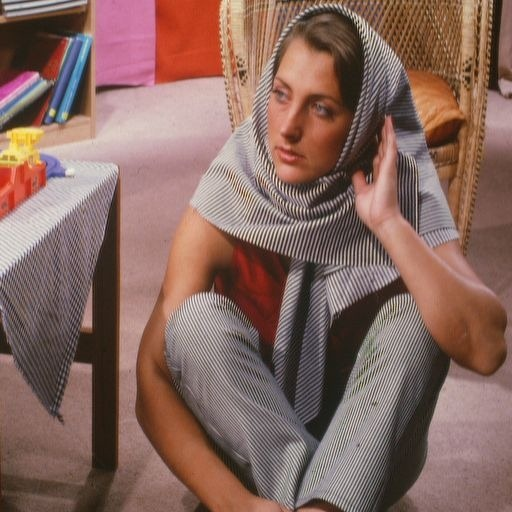
//> input picture BPFA/barbara.jpg, 512 x 512 px
$ ./BPFAmain   (built with g++ and OpenCV 4)
//> lines starting //> are read from the running program, lines starting //| are printed output that depends on the picture
//> in runKSVDForColorImage, image is the input picture: 512 rows x 512 cols, CV_8UC3; mean B, G, R 95.3, 103.8, 134.8
// BPFA.cpp : コンソール アプリケーションのエントリ ポイントを定義します。
//

#include "stdafx.h"
#include "BPFADictionaryLearner.h"

using namespace std;
using namespace boost;
using namespace cv;

// For detection of floating-point exception (e.g. overflow or underflow)
// http://stackoverflow.com/questions/4454582/visual-studio-c-2008-2010-break-on-float-nan
unsigned int fp_control_state = _controlfp(_EM_INEXACT, _MCW_EM);

// [51 lines left out: functions imageToPatches, imageToDensePatches, not called in this run]


cv::Mat colorImageToPatches(const cv::Mat &image, const int &patch_size)
{
//> called with patch_size = 8
	int w = image.cols;
//> w = 512
	int h = image.rows;
//> h = 512
	int l = patch_size;
	int wp = w / l;	// number of patches in a horizontal direction
//> wp = 64
	int hp = h / l;	// number of patches in a vertical direction
//> hp = 64
	int num_patches = wp * hp;
//> num_patches = 4096
	vector<cv::Mat> channels(3);
	cv::split(image, channels);
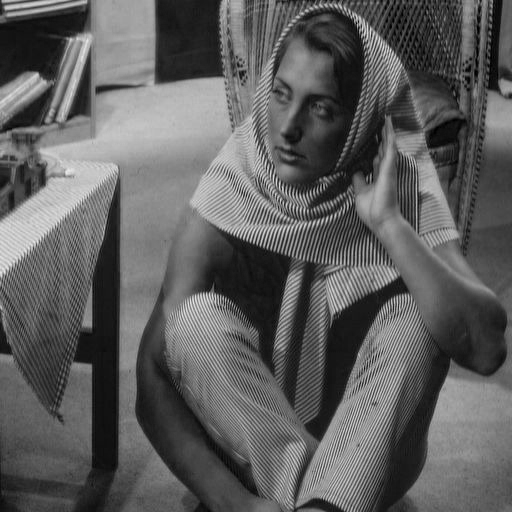
//> channels[0]: 512 rows x 512 cols, CV_64FC1; min 0, max 0.914, mean 0.372
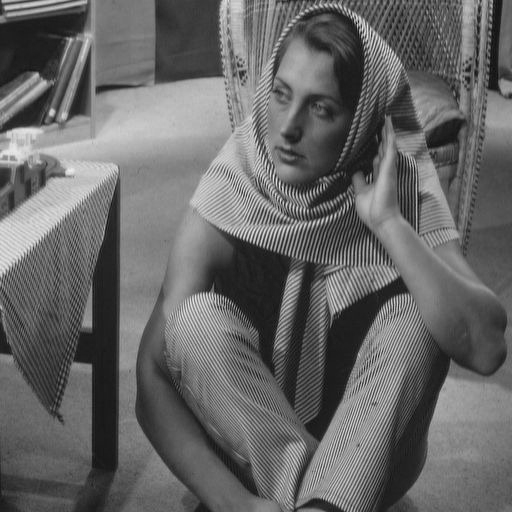
//> channels[1]: 512 rows x 512 cols, CV_64FC1; min 0.0273, max 0.93, mean 0.405
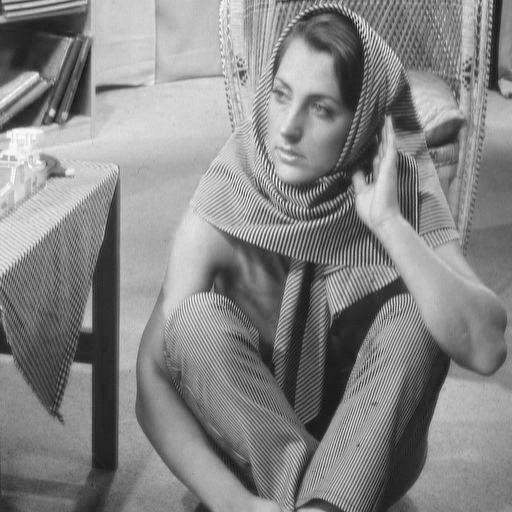
//> channels[2]: 512 rows x 512 cols, CV_64FC1; min 0.0547, max 0.996, mean 0.527
	cv::Mat patches(l*l*3, num_patches, CV_64FC1);


	for(int c=0; c<3; ++c){
		for(int y=0; y<hp; ++y){
			for(int x=0; x<wp; ++x){
				cv::Rect roi(x*l, y*l, l, l);
				cv::Mat patch = channels[c](roi).clone();
				cv::Mat column_vectorized_image = patch.reshape(0, 1).t();
				column_vectorized_image.copyTo(patches(Rect(wp*y+x, c*l*l, 1, l*l)));
			}
		}
	}
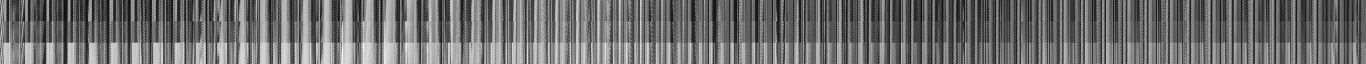
//> patches: 192 rows x 4096 cols, CV_64FC1 (shown at 1/3 size); min 0, max 0.996, mean 0.435
	return patches;
}


// [176 lines left out: functions patchesToImage, densePatchesToImage, colorPatchesToImage, runKSVDForGrayscaleImage, not called in this run]


void runKSVDForColorImage(const string &filename)
{
	cv::Mat image = cv::imread(filename, 1);
	image.convertTo(image, CV_64FC3, 1.0/256.0);
	cv::Mat noise(image.rows, image.cols, CV_64FC3);
	cv::randn(noise.reshape(1), cv::Scalar(0), cv::Scalar(10.0/256.0));
	//image += noise;
	const int patch_size = 8;
	cv::Mat patches = colorImageToPatches(image, patch_size);
	imshow("original", image);
	cv::waitKey(1);

	const int K = 256;
	const int n = patches.rows; //patch_size * patch_size
//> n = 192
	vector<double> offsets(patches.cols);
	for(int i=0; i<patches.cols; ++i){
		cv::Mat patch = patches.col(i);
		offsets[i] = cv::mean(patch)(0);
		patch -= offsets[i];
	}
//> after the loop, offsets = 4096 values, max 0.818 at index 1792, min 0.102 at index 3661, mean 0.435
	cv::Mat Y = patches;
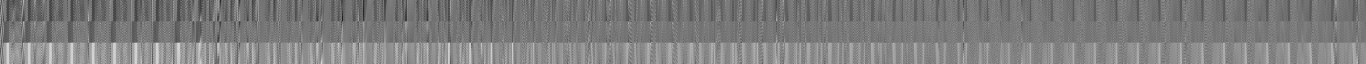
//> Y: 192 rows x 4096 cols, CV_64FC1 (shown at 1/3 size); min -0.585, max 0.597, mean 5.49e-18; drawn with min black and max white
//> (the run ends here: the program needs code that is not available in this run, at `BPFADictionaryLearner dictionaryLearner;`)
